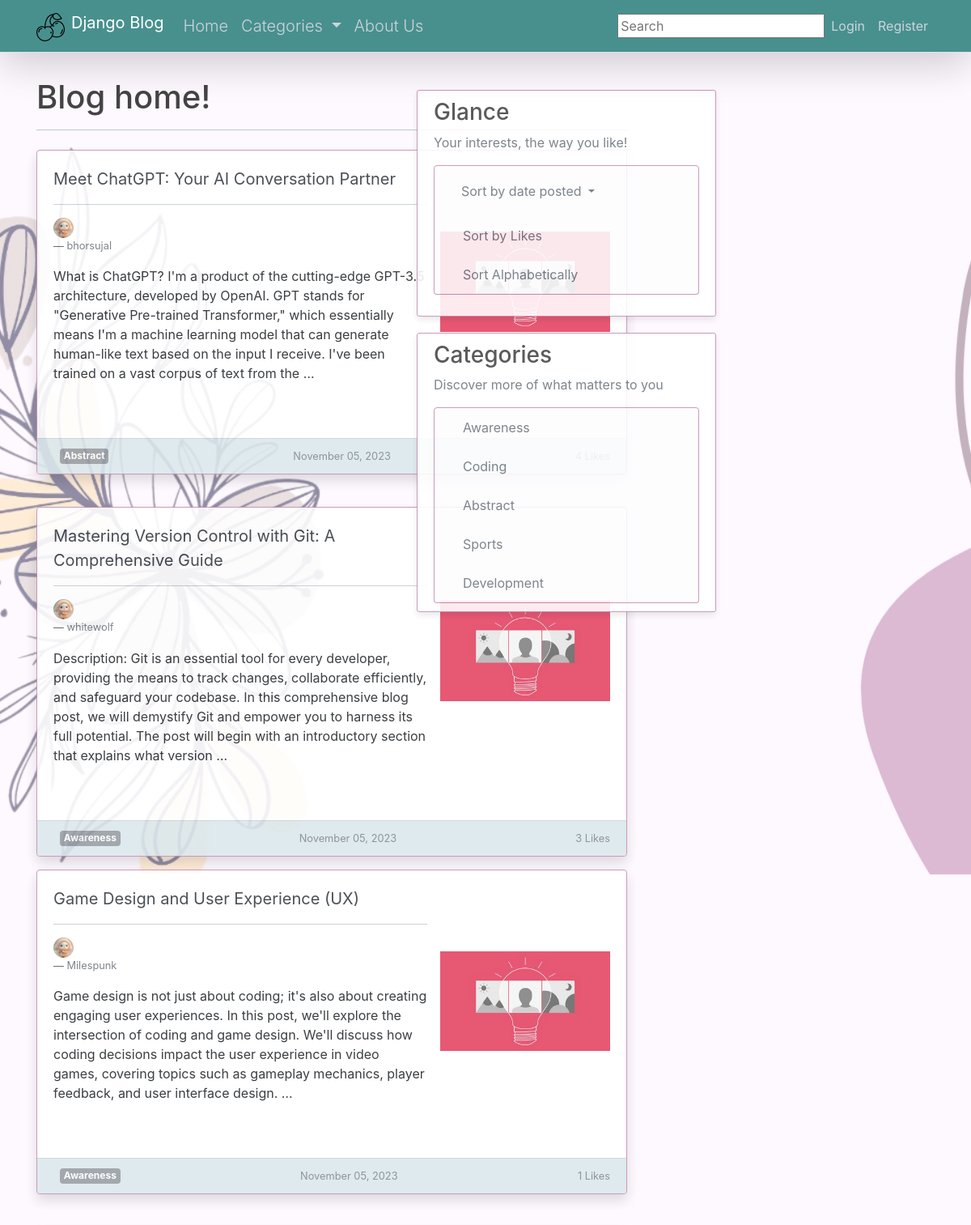
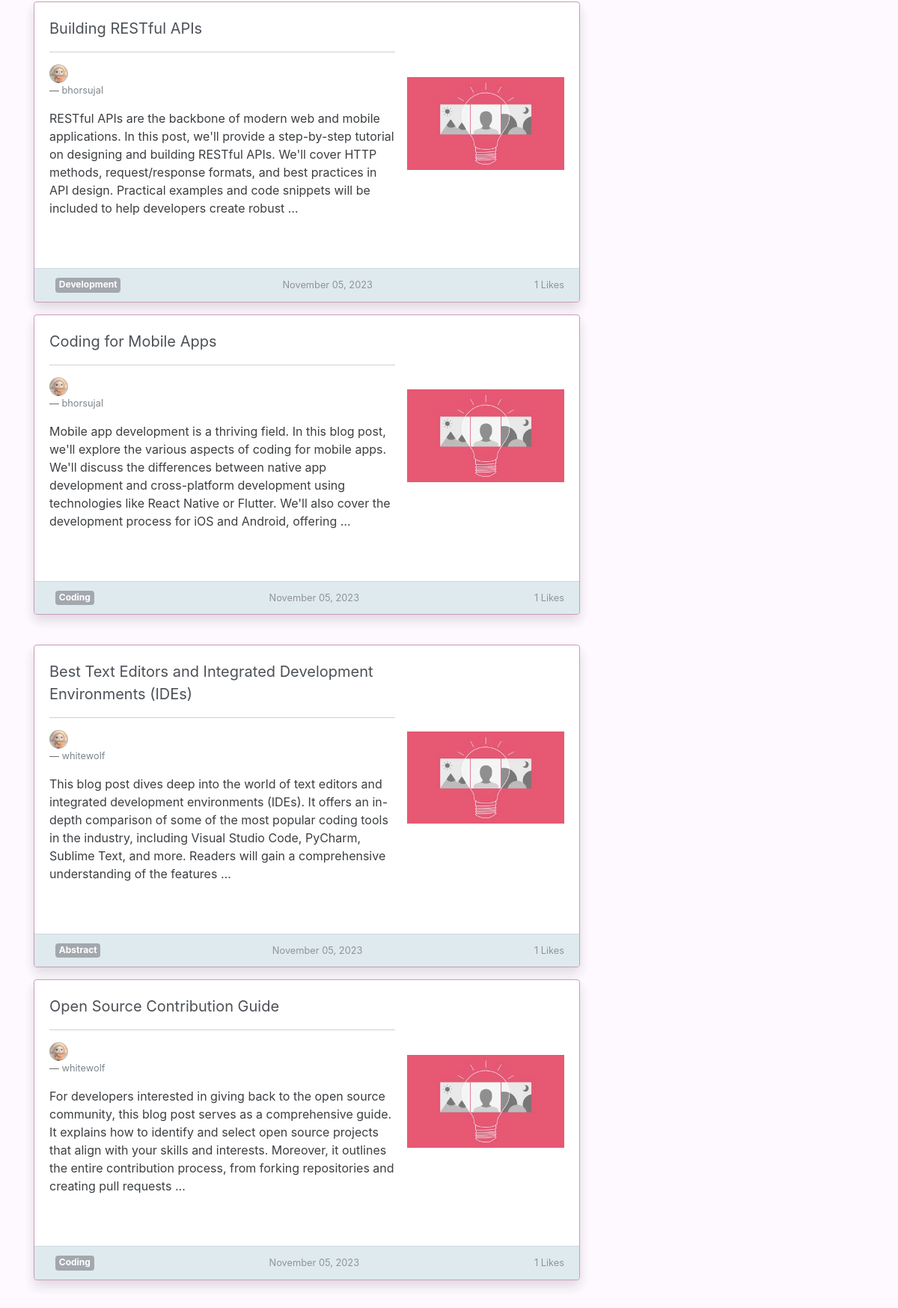
The page / (upper part) on the database its author committed (2 pictures, top to bottom).
### blog/models.py (models this page shows, shortened)
class Post(models.Model):
	title = models.CharField(max_length=100)
	content = models.TextField()
	date_posted = models.DateTimeField(default=timezone.now)
	author = models.ForeignKey(User, on_delete=models.CASCADE)  #, a ForeignKey is a field used to create a many-to-one relationship between two models in a database.
	likes = models.ManyToManyField(User, related_name='liked_posts')
	category = models.ForeignKey(Category, on_delete=models.SET_NULL, null=True)
	image = models.ImageField(default='default1.jpg', upload_to='post_images')

class Category(models.Model):
    name = models.CharField(max_length=255)
    def __str__(self):
        return self.name

### user_authentication/models.py (models this page shows, shortened)
class Profile(models.Model):
	user = models.OneToOneField(User, on_delete=models.CASCADE)
	image = models.ImageField(default='default.jpg', upload_to='profile_pics')

### blog/views.py (the view)
# urls.py: path('', PostListView.as_view(), name = 'blog-home'),
class PostListView(ListView):
    model = Post
    template_name = 'blog/home.html'
    context_object_name = 'posts'
    ordering = ['-date_posted']
    def get_context_data(self, **kwargs):
        context = super().get_context_data(**kwargs)
        categories = Category.objects.annotate(post_count=Count('post'))
        if not self.object_list:
            context['posts'] = []
        sort_by = self.request.GET.get('sort_by', 'newest')
        if sort_by not in ['title', 'likes', 'newest', 'oldest']:
            sort_by = 'newest'
        if self.request.user.is_authenticated:
            user = self.request.user
            context['liked_posts'] = self.request.user.liked_posts.all()
        context['categories'] = categories  # Pass categories to the context
        context['active_category'] = self.kwargs.get('category_id', None)  # Add this line
        return context
    def get_queryset(self):
        sort_by = self.request.GET.get('sort_by','newest')
        if sort_by == 'title':
            return Post.objects.order_by('title')
        elif sort_by == 'likes' :
            return Post.objects.annotate(like_count=Count('likes')).order_by('-like_count')
        elif sort_by == 'newest':
            return Post.objects.order_by('-date_posted')
        elif sort_by == 'oldest':
            return Post.objects.order_by('date_posted')

### blog/templates/blog/home.html (shortened to what this page needs)
{% extends "blog/base.html" %}
{% block content %}
  <h1>Blog home!</h1>
<hr>
<div class="row g-4">
  {% for post in posts %}
    <div class="col-md-12 g-3 mb-4" style="width: auto;">
      <div class="card border-subtle h-100 mt-3 mb-3 shadow" style="border-color: #c38eb4;">
        <div class="card-body">
          <a class="card-title lead text-dark" href="{% url 'post-detail' post.id %}">
            <div class="d-flex align-items-center">
              <div class="flex-grow-1">
                <strong>{{ post.title }}</strong>
              </a>
              <hr>
              <div class="d-flex align-items-center">
                <div class="mr-auto">
                  <img class="rounded-circle account-img" src="{{ post.author.profile.image.url }}" style="max-width: 25px; max-height: 25px;" alt="qwert">
                </div>
              </div>
              <figcaption class="blockquote-footer text-body-secondary" style="display: flex; justify-content: left; align-items: left;">
                <a class="text-muted" href="{% url 'user-posts' post.author.username %}">{{ post.author }}</a>
              </figcaption>
              <p class="card-text mt-3">{{ post.content|truncatewords:50 }}</p>
              </div>
              <a class="rectangular-icon-container ml-3">
                <img src="{{ post.image.url }}" alt="{{ post.title }}" style="max-width: 210px; max-height: 235px;">
              </a>
            </div>
        </div>
        <div class="card-footer d-flex justify-content-between" style="background-color: #cddee5; opacity: 0.7;">
          <span class="badge badge-secondary ml-2">{{ post.category }}</span>
          <small class="text-body-secondary">{{ post.date_posted|date:"F d, Y" }}</small>
          <small class="text-body-secondary">{{ post.likes.count }} Likes</small>
        </div>
      </div>
    </div>
    {% if forloop.counter|divisibleby:2 and not forloop.last %}
      <div class="row g-4">
    {% endif %}
  {% endfor %}
{% endblock content %}

### blog/templates/blog/base.html (shortened to what this page needs)
{% load static %}
{% load crispy_forms_tags %}
<!DOCTYPE html>
<html>
<head>
    <link href="https://cdn.jsdelivr.net/npm/bootstrap@5.3.0/dist/css/bootstrap.min.css" rel="stylesheet">
    <link rel="stylesheet" href="https://maxcdn.bootstrapcdn.com/bootstrap/4.0.0/css/bootstrap.min.css">
    <link rel="stylesheet" type="text/css" href="{% static 'blog/main.css' %}">
</head>
<body>
    <header class="site-header">
      <nav class="navbar navbar-expand-md navbar-dark border-bottom border-body shadow-lg fixed-top" style="background-color: #48908e;">
        <div class="container">
          <a class="navbar-brand mr-15" href="{% url 'blog-home' %}"> <img src="/media/cherries.png" width=35px height="35" class="d-inline-block text-left align-text-top mr-2">Django Blog</a>
          <div class="collapse navbar-collapse" id="navbarToggle">
            <div class="navbar-nav mr-auto">
              <a class="nav-item nav-link lead" href="{% url 'blog-home' %}">Home</a>
              <div class="navbar-nav mr-auto">
                <li class="nav-item dropdown">
                    <a class="nav-link dropdown-toggle nav-item nav-link lead" href="#" id="categoriesDropdown" role="button" data-bs-toggle="dropdown" aria-expanded="false">
                        Categories
                    </a>
                </li>
              </div>
              <a class="nav-item nav-link lead" href="{% url 'blog-about' %}">About Us</a>
            </div>
            <div class="navbar-nav d-flex align-baseline">
              <form method="get" action="{% url 'search' %}" class="search-form">
                <input type="text" name="query" type="search" placeholder="Search" aria-label="Search">
              </form>
            </div>
            <div class="navbar-nav d-flex align-baseline">
              {% if user.is_authenticated %}
                <a class="nav-item nav-link" href="{% url 'post-create' %}">Write Post</a>
                <a class="nav-item nav-link" href="{% url 'user_profile' %}">Profile</a>
                <a class="nav-item nav-link" href="{% url 'logout' %}">Logout</a>
              {% else %}
                <a class="nav-item nav-link" href="{% url 'login' %}">Login</a>
                <a class="nav-item nav-link" href="{% url 'register' %}">Register</a>
              {% endif %}
            </div>
          </div>
        </div>
      </nav>
    </header>
    <main role="main" class="container">
      <div class="row">
        <div class="col-md-8">
          <br>
          <br>
          <br>
          <br>
          {% block content %}{% endblock %}
        <div class="col-md-4">
          <br>
          <br>
          <br>
          <br>
          <div class="fixed-sidebar">
            <div class="content-section" style="opacity: 88%;">
              <h3>Glance</h3>
              <p class='text-muted'>Your interests, the way you like!
                <ul class="list-group">
                  <li class="list-group-item list-group-item-light dropdown">
                    <button class="btn  dropdown-toggle text-muted" data-bs-toggle="dropdown" aria-expanded="false" style="width:100%; text-align: justify;">
                      Sort by date posted
                    </button>
                  </li>
                  <li class="list-group-item list-group-item-light text-muted" style="text-align: justify;"><a class="text-muted col" href="?sort_by=likes">Sort by Likes</a></li>
                  <li class="list-group-item list-group-item-light text-muted"><a class="text-muted col" href="?sort_by=title" style="text-align: justify;">Sort Alphabetically</a></li>
                </ul>
              </p>
            </div>
            <div class="content-section" style="opacity: 88%;">
              <h3>Categories</h3>
              <p class='text-muted'>Discover more of what matters to you
                  <ul class="list-group">
                      {% for category in categories %}
                          <li class="list-group-item list-group-item-light text-muted" style="text-align: justify">
                              <a class="text-muted col" href="{% url 'category-posts' category.id %}">{{ category.name }}</a>
                          </li>
                      {% endfor %}
                    </div>
            </div>
    </main>
</body>
</html>

### blog/static/blog/main.css (style rules this page uses)
h1, h2, h3, h4, h5, h6 { color: #444444; }
ul { margin: 0; }
.site-header .navbar-nav .nav-link { color: #cbd5db; }
.content-section { background: #ffffff; padding: 10px 20px; border: 1px solid #dddddd; border-radius: 3px; margin-bottom: 20px; }
.account-img { height: 125px; width: 125px; margin-right: 20px; margin-bottom: 16px; }

### blog/templates/blog/base.html (style rules this page uses)
body { background-color: #fef8ff; background-image: url('/media/background.png'); background-repeat: no-repeat; background-attachment: fixed; }
.card { box-shadow: 0 4px 8px rgba(0, 0, 0, 0.1); transition: box-shadow 0.3s ease; }
.content-section { box-shadow: 0 4px 8px rgba(0, 0, 0, 0.1); border-color: #c38eb4; opacity: 88%; }
.list-group-item { border-color: #c38eb4; }
.fixed-sidebar { position: fixed; top: 2; right:300px; width: 400px; height: 100%; padding: 15px; overflow: auto; z-index: 1; }
hr { height: 1px; color: #123455; background-color: #123455; border: none; }

### blog/templates/blog/home.html (style rules this page uses)
.border-subtle { border: 1px solid #c38eb4; transition: transform 0.3s, box-shadow 0.3s; }
.card { opacity: 88%; }

### rows shown on the page
Post: title "Meet ChatGPT: Your AI Conversation Partner", author.profile.image (placeholder picture), author "bhorsujal", content "What is ChatGPT? I'm a product of the cutting-edge GPT-3.5 architecture, developed by OpenAI. GPT stands for \"Generative Pre-trained Transformer,\" which essentially means I'm a machine learning model that can generate human-like text based on the input I receive. I've been trained on a vast corpus of text from the …", category "Abstract", date_posted "November 05, 2023"
Post: title "Mastering Version Control with Git: A Comprehensive Guide", author.profile.image (placeholder picture), author "whitewolf", content "Description: Git is an essential tool for every developer, providing the means to track changes, collaborate efficiently, and safeguard your codebase. In this comprehensive blog post, we will demystify Git and empower you to harness its full potential. The post will begin with an introductory section that explains what version …", image (placeholder picture), category "Awareness", date_posted "November 05, 2023", likes.count "3"
Post: title "Game Design and User Experience (UX)", author.profile.image (placeholder picture), author "Milespunk", content "Game design is not just about coding; it's also about creating engaging user experiences. In this post, we'll explore the intersection of coding and game design. We'll discuss how coding decisions impact the user experience in video games, covering topics such as gameplay mechanics, player feedback, and user interface design. …", image (placeholder picture), category "Awareness", date_posted "November 05, 2023", likes.count "1"
Post: title "Building RESTful APIs", author.profile.image (placeholder picture), author "bhorsujal", content "RESTful APIs are the backbone of modern web and mobile applications. In this post, we'll provide a step-by-step tutorial on designing and building RESTful APIs. We'll cover HTTP methods, request/response formats, and best practices in API design. Practical examples and code snippets will be included to help developers create robust …", image (placeholder picture), category "Development", date_posted "November 05, 2023", likes.count "1"
Post: title "Coding for Mobile Apps", author.profile.image (placeholder picture), author "bhorsujal", content "Mobile app development is a thriving field. In this blog post, we'll explore the various aspects of coding for mobile apps. We'll discuss the differences between native app development and cross-platform development using technologies like React Native or Flutter. We'll also cover the development process for iOS and Android, offering …", image (placeholder picture), category "Coding", date_posted "November 05, 2023", likes.count "1"
Post: title "Best Text Editors and Integrated Development Environments (IDEs)", author.profile.image (placeholder picture), author "whitewolf", content "This blog post dives deep into the world of text editors and integrated development environments (IDEs). It offers an in-depth comparison of some of the most popular coding tools in the industry, including Visual Studio Code, PyCharm, Sublime Text, and more. Readers will gain a comprehensive understanding of the features …", image (placeholder picture), category "Abstract", date_posted "November 05, 2023", likes.count "1"
Post: title "Open Source Contribution Guide", author.profile.image (placeholder picture), author "whitewolf", content "For developers interested in giving back to the open source community, this blog post serves as a comprehensive guide. It explains how to identify and select open source projects that align with your skills and interests. Moreover, it outlines the entire contribution process, from forking repositories and creating pull requests …", image (placeholder picture), category "Coding", date_posted "November 05, 2023", likes.count "1"
Category: name "Awareness"
Category: name "Coding"
Category: name "Abstract"
Category: name "Sports"
Category: name "Development"
